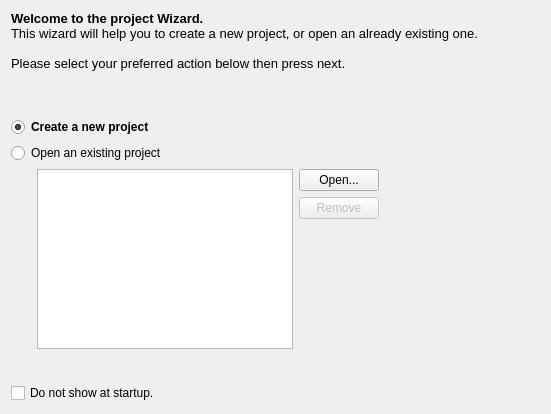
<?xml version="1.0" encoding="UTF-8"?>
<ui version="4.0">
 <class>WelcomePage</class>
 <widget class="QWidget" name="WelcomePage">
  <property name="geometry">
   <rect>
    <x>0</x>
    <y>0</y>
    <width>551</width>
    <height>414</height>
   </rect>
  </property>
  <property name="windowTitle">
   <string>Form</string>
  </property>
  <layout class="QGridLayout" name="gridLayout">
   <item row="0" column="0" colspan="4">
    <widget class="QLabel" name="label">
     <property name="text">
      <string>&lt;!DOCTYPE HTML PUBLIC &quot;-//W3C//DTD HTML 4.0//EN&quot; &quot;http://www.w3.org/TR/REC-html40/strict.dtd&quot;&gt;
&lt;html&gt;&lt;head&gt;&lt;meta name=&quot;qrichtext&quot; content=&quot;1&quot; /&gt;&lt;style type=&quot;text/css&quot;&gt;
p, li { white-space: pre-wrap; }
&lt;/style&gt;&lt;/head&gt;&lt;body style=&quot; font-family:'Sans Serif'; font-size:10pt; font-weight:400; font-style:normal;&quot;&gt;
&lt;table border=&quot;0&quot; style=&quot;-qt-table-type: root; margin-top:4px; margin-bottom:4px; margin-left:4px; margin-right:4px;&quot;&gt;
&lt;tr&gt;
&lt;td style=&quot;border: none;&quot;&gt;
&lt;p style=&quot; margin-top:0px; margin-bottom:0px; margin-left:0px; margin-right:0px; -qt-block-indent:0; text-indent:0px;&quot;&gt;&lt;span style=&quot; font-weight:600;&quot;&gt;Welcome to the project Wizard.&lt;/span&gt;&lt;/p&gt;
&lt;p style=&quot; margin-top:0px; margin-bottom:0px; margin-left:0px; margin-right:0px; -qt-block-indent:0; text-indent:0px;&quot;&gt;This wizard will help you to create a new project, or open an already existing one.&lt;/p&gt;
&lt;p style=&quot;-qt-paragraph-type:empty; margin-top:0px; margin-bottom:0px; margin-left:0px; margin-right:0px; -qt-block-indent:0; text-indent:0px;&quot;&gt;&lt;/p&gt;
&lt;p style=&quot; margin-top:0px; margin-bottom:0px; margin-left:0px; margin-right:0px; -qt-block-indent:0; text-indent:0px;&quot;&gt;Please select your preferred action below then press next.&lt;/p&gt;&lt;/td&gt;&lt;/tr&gt;&lt;/table&gt;&lt;/body&gt;&lt;/html&gt;</string>
     </property>
    </widget>
   </item>
   <item row="2" column="0" colspan="4">
    <widget class="QRadioButton" name="createRadioButton">
     <property name="font">
      <font>
       <weight>75</weight>
       <bold>true</bold>
      </font>
     </property>
     <property name="text">
      <string>Create a new project</string>
     </property>
     <property name="checked">
      <bool>true</bool>
     </property>
    </widget>
   </item>
   <item row="3" column="0" colspan="4">
    <widget class="QRadioButton" name="openRadioButton">
     <property name="text">
      <string>Open an existing project</string>
     </property>
    </widget>
   </item>
   <item row="7" column="1">
    <spacer name="verticalSpacer">
     <property name="orientation">
      <enum>Qt::Vertical</enum>
     </property>
     <property name="sizeHint" stdset="0">
      <size>
       <width>20</width>
       <height>40</height>
      </size>
     </property>
    </spacer>
   </item>
   <item row="1" column="1">
    <spacer name="verticalSpacer_2">
     <property name="orientation">
      <enum>Qt::Vertical</enum>
     </property>
     <property name="sizeType">
      <enum>QSizePolicy::Minimum</enum>
     </property>
     <property name="sizeHint" stdset="0">
      <size>
       <width>20</width>
       <height>40</height>
      </size>
     </property>
    </spacer>
   </item>
   <item row="4" column="1" rowspan="3">
    <widget class="QListWidget" name="projectsListWidget">
     <property name="sizePolicy">
      <sizepolicy hsizetype="Maximum" vsizetype="Maximum">
       <horstretch>0</horstretch>
       <verstretch>0</verstretch>
      </sizepolicy>
     </property>
    </widget>
   </item>
   <item row="4" column="2">
    <widget class="QPushButton" name="openPushButton">
     <property name="text">
      <string>Open...</string>
     </property>
    </widget>
   </item>
   <item row="6" column="2">
    <spacer name="verticalSpacer_3">
     <property name="orientation">
      <enum>Qt::Vertical</enum>
     </property>
     <property name="sizeHint" stdset="0">
      <size>
       <width>20</width>
       <height>40</height>
      </size>
     </property>
    </spacer>
   </item>
   <item row="4" column="3">
    <spacer name="horizontalSpacer">
     <property name="orientation">
      <enum>Qt::Horizontal</enum>
     </property>
     <property name="sizeHint" stdset="0">
      <size>
       <width>40</width>
       <height>20</height>
      </size>
     </property>
    </spacer>
   </item>
   <item row="4" column="0">
    <spacer name="horizontalSpacer_2">
     <property name="orientation">
      <enum>Qt::Horizontal</enum>
     </property>
     <property name="sizeType">
      <enum>QSizePolicy::Maximum</enum>
     </property>
     <property name="sizeHint" stdset="0">
      <size>
       <width>20</width>
       <height>20</height>
      </size>
     </property>
    </spacer>
   </item>
   <item row="8" column="0" colspan="4">
    <widget class="QCheckBox" name="hideStartupCheckBox">
     <property name="text">
      <string>Do not show at startup.</string>
     </property>
     <property name="checked">
      <bool>false</bool>
     </property>
    </widget>
   </item>
   <item row="5" column="2">
    <widget class="QPushButton" name="removeProjectButton">
     <property name="enabled">
      <bool>false</bool>
     </property>
     <property name="text">
      <string>Remove</string>
     </property>
    </widget>
   </item>
  </layout>
 </widget>
 <resources/>
 <connections/>
</ui>
